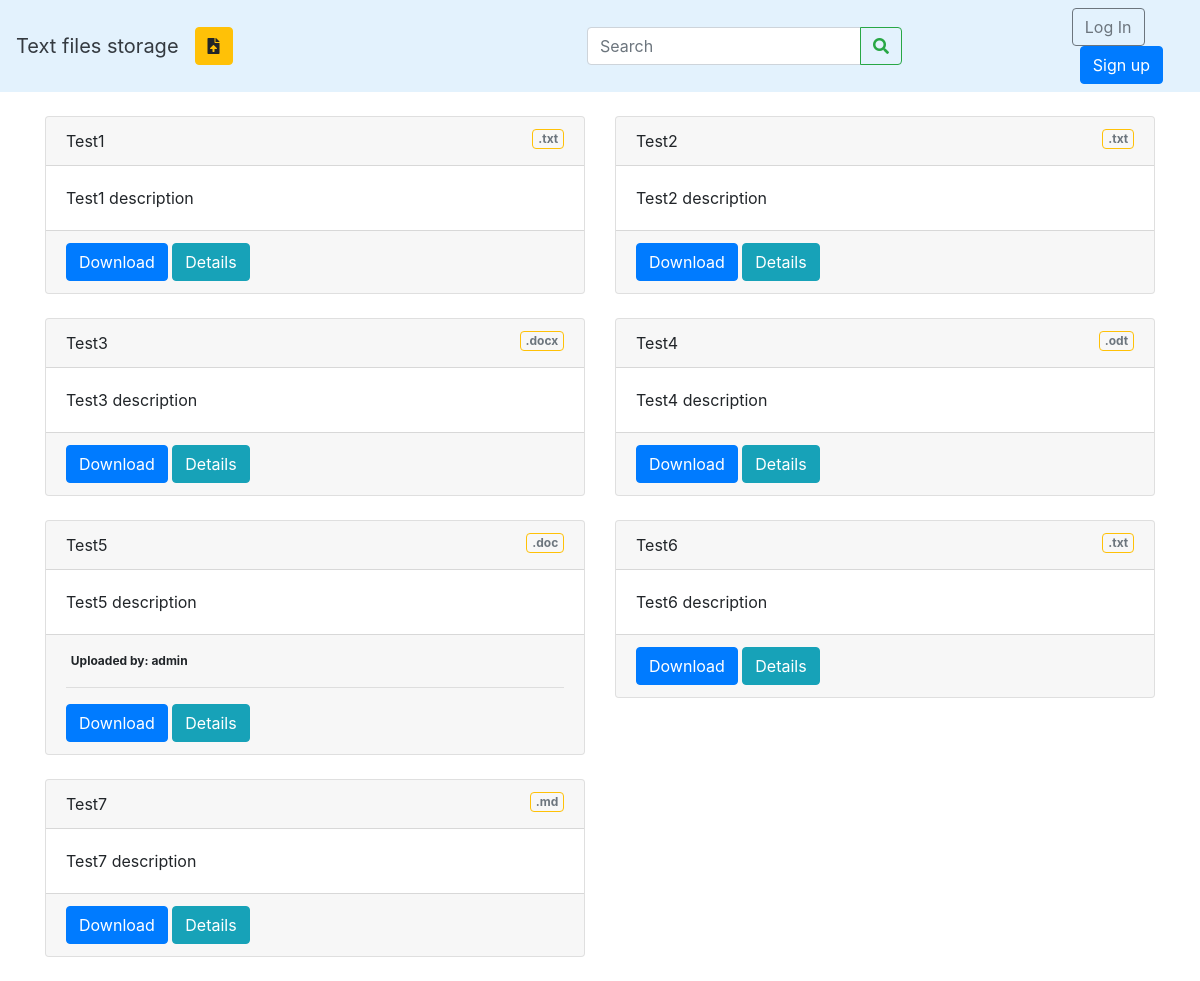
The page / on the database its author committed.
### files/models.py (models this page shows, shortened)
class File(models.Model):
    name = models.CharField(max_length=255, unique=True)
    description = models.TextField(null=True, blank=True)
    source = models.FileField(upload_to=upload_location,
                              validators = [validate_file_extensions])
    text = models.TextField()
    slug = models.SlugField(max_length=48)
    uploaded_by = models.ForeignKey(
        get_user_model(),
        on_delete=models.CASCADE,
        null=True,
        blank=True,
    )
    def get_ext(self):
        ext = os.path.splitext(self.source.path)[1]
        return ext
    class Meta:
        ordering = ['id']

### files/views.py (the view)
# urls.py: path('', FileListView.as_view(), name='file_list'),
class FileListView(generic.ListView):
    model = File
    template_name = 'file_list.html'
    paginate_by = 10
    def get_queryset(self):
        query = self.request.GET.get('Search')
        if query:
            object_list = self.model.objects.filter(Q(name__icontains = query) |
                                                    Q(description__icontains = query))
        else:
            object_list = self.model.objects.all()
        return object_list

### templates/file_list.html (shortened to what this page needs)
{% extends 'base.html' %}
{% block content %}
    <div class="row">
        {% for file in object_list %}
            <div class="col-sm-6">
                <div class="card">
                    <div class="card-header d-flex justify-content-end">
                        {{ file.name }}
                        <span class="badge text-wrap border border-warning ml-auto text-secondary h-100">
                            {{ file.get_ext }}
                        </span>
                    </div>
                    <div class="card-body">
                        {{ file.description|truncatewords:10 }}
                    </div>
                    <div class="card-footer">
                        {% if file.uploaded_by %}
                        <span class="badge text wrap">Uploaded by: {{ file.uploaded_by }}</span><hr/>
                        {% endif %}
                        <a href="{% url 'file_download' file.slug %}" class="btn btn-primary">Download</a>
                        <a href="{% url 'file_detail' file.slug %}" class="btn btn-info">Details</a>
                    </div>
                </div>
                <br/>
            </div>
        {% endfor %}
    </div>
{% endblock content %}

### rows shown on the page
File: name "Test1", get_ext ".txt", description "Test1 description"
File: name "Test2", get_ext ".txt", description "Test2 description"
File: name "Test3", get_ext ".docx", description "Test3 description"
File: name "Test4", get_ext ".odt", description "Test4 description"
File: name "Test5", get_ext ".doc", description "Test5 description", uploaded_by "admin"
File: name "Test6", get_ext ".txt", description "Test6 description"
File: name "Test7", get_ext ".md", description "Test7 description"
